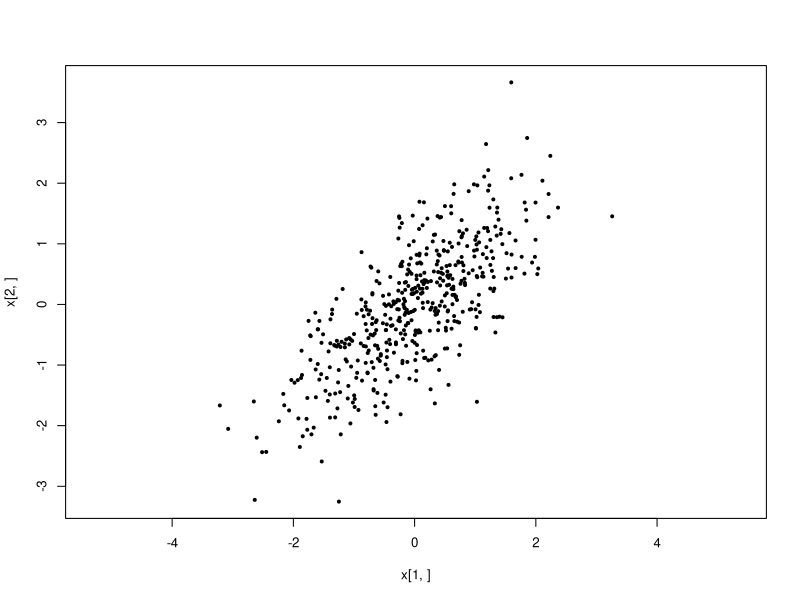
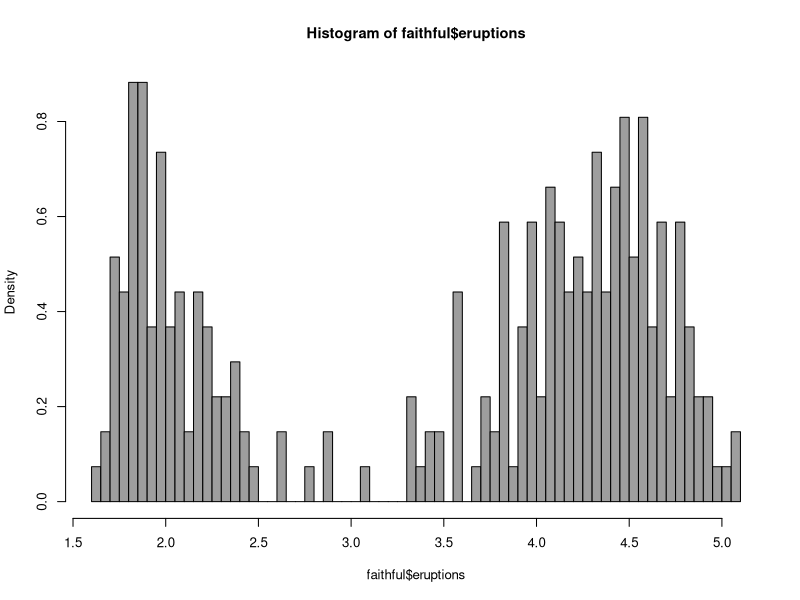
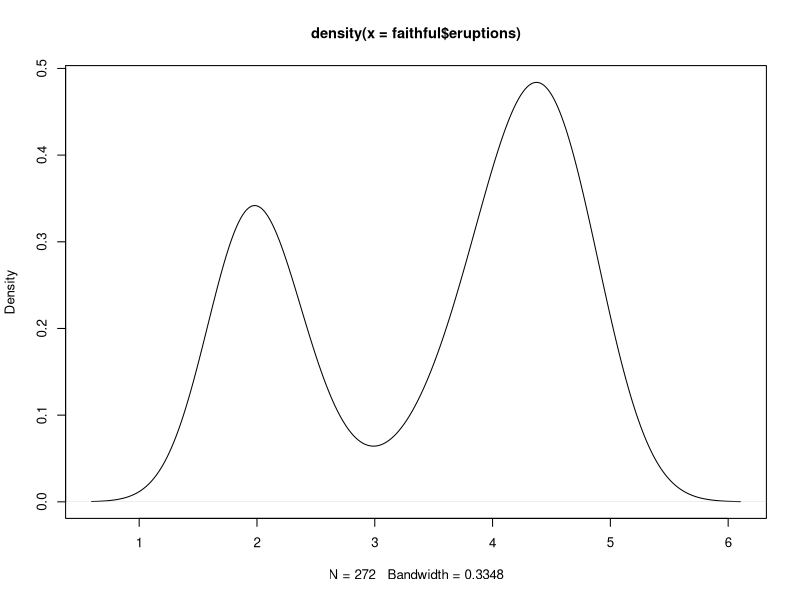
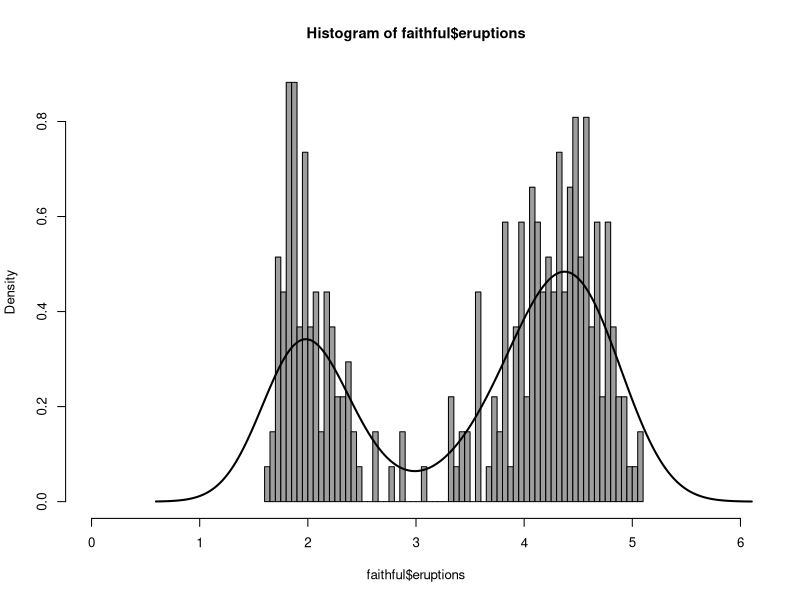
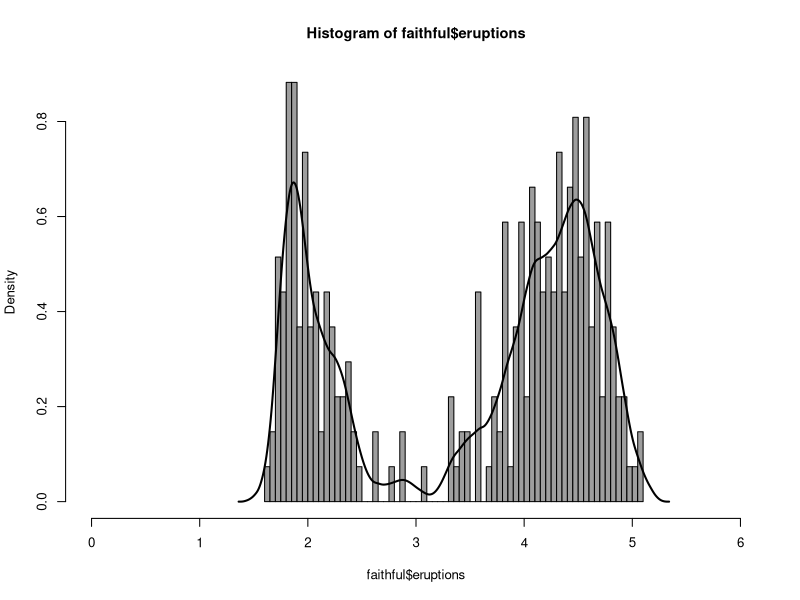
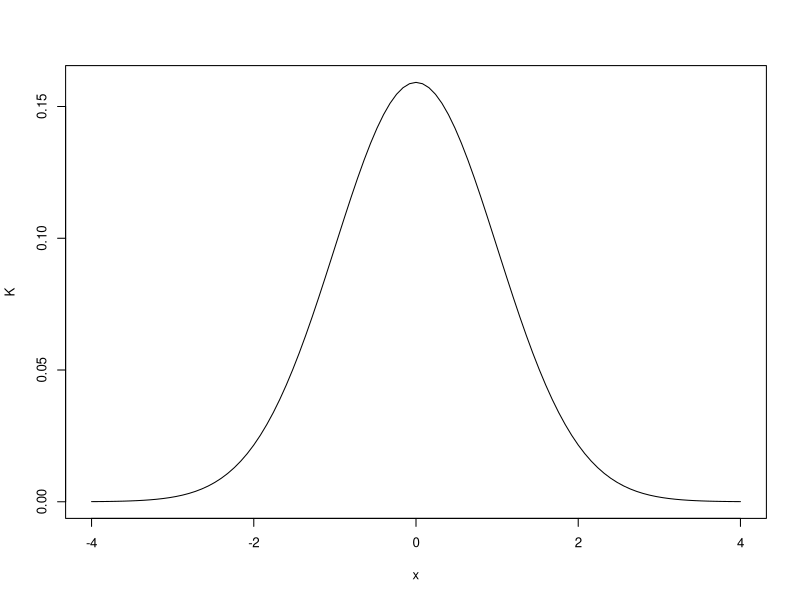
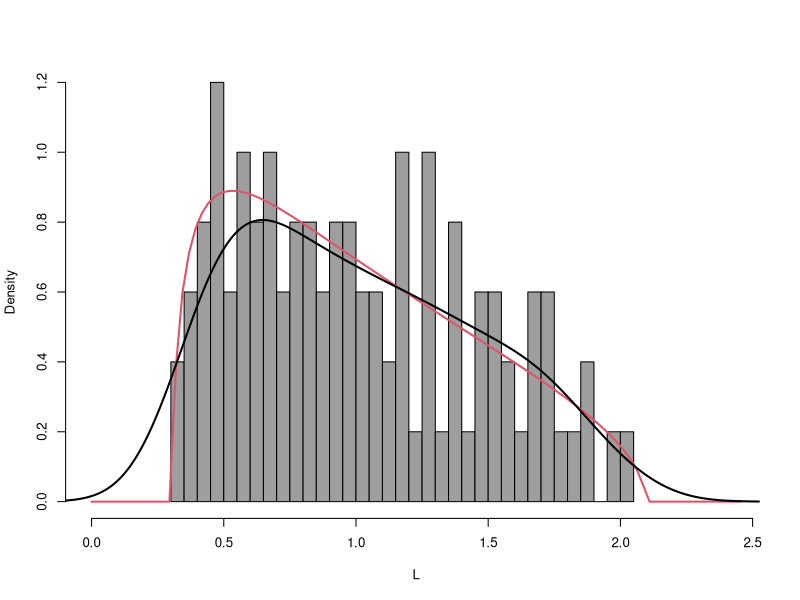
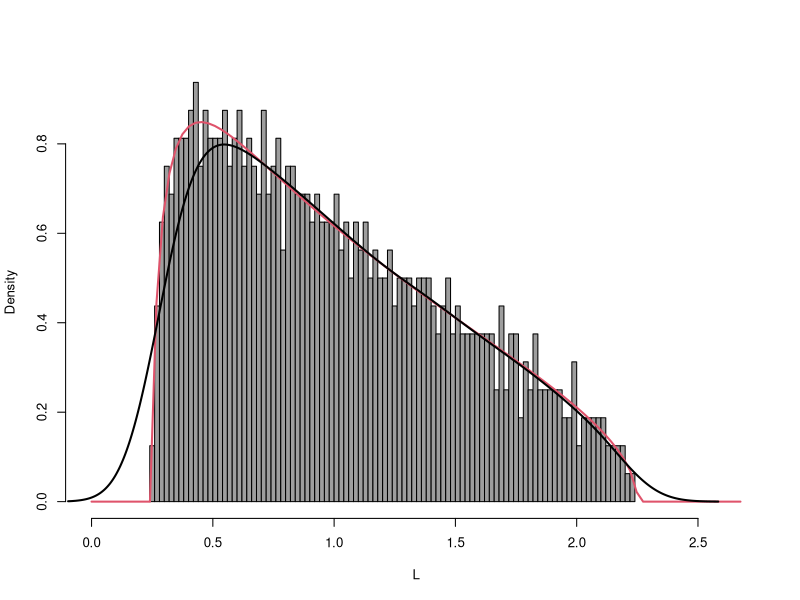

Recreate these plots in R, in order.
## ---- chunk 1
par(family="sans", cex=0.8, cex.axis=1.0, cex.lab=1.0, cex.main=1.1, cex.sub=1.0)
## ---- chunk 2
rho = 0.3
Tn = matrix(c(1, rho, rho^2, rho, 1, rho, rho^2, rho, 1), 3, 3)
Tn
## ---- chunk 3
pcor = function(rho, p) {
  Tn = matrix(0, p, p)
  for (i in 1:p) {
    for (j in 1:p) {
      Tn[i,j] = rho^abs(i-j)
    }
  }
  return(Tn)
}
## ---- chunk 4
Tn = pcor(rho, 3)
Tn
## ---- chunk 5
Q = chol(Tn)
## ---- chunk 6
Q
## ---- chunk 7
Q = chol(Tn, pivot=TRUE)
pivot = attr(Q, "pivot")
Q = Q[, order(pivot)]
## ---- chunk 8
Q
## ---- chunk 9
t(Q) %*% Q
## ---- chunk 10
Tn
## ---- chunk 11
diag(sqrt(eigen(Tn)$values))
## ---- chunk 12
eigs = eigen(Tn)
Q = eigs$vectors %*% diag(sqrt(eigs$values)) %*% solve(eigs$vectors)
## ---- chunk 13
Q
## ---- chunk 14
t(Q) %*% Q
## ---- chunk 15
Q %*% Q
## ---- chunk 16
p = 2
n = 500
X = matrix(rnorm(p*n), p, n)
## ---- chunk 17
rho = 0.7
Tn = pcor(rho, 2)
## ---- chunk 18
Tn
## ---- chunk 19
eigs = eigen(Tn)
Q = eigs$vectors %*% diag(sqrt(eigs$values)) %*% solve(eigs$vectors)
## ---- chunk 20
x = Q %*% X
## ---- chunk 21
dim(x)
## ---- chunk 22
plot(x[1,], x[2,], pch=19, cex=0.5,asp=1)
## ---- chunk 23
An = Q %*% X %*% t(X) %*% Q / (n-1)
An
## ---- chunk 24
Tn
## ---- chunk 25
dmp = function(x, y, sigma=1) {
  a = (1-sqrt(y))^2
  b = (1+sqrt(y))^2
  ifelse((x <= a) | (x >= b), 0, 
         suppressWarnings(sqrt((x - a) * (b - x))/(2 * pi * sigma * x * y)))
}
## ---- chunk 26
hist(faithful$eruptions, breaks=50, freq=FALSE, col=8)
## ---- chunk 27
d = density(faithful$eruptions)
plot(d)
## ---- chunk 28
hist(faithful$eruptions, breaks=50, freq=FALSE, col=8, xlim = c(0, 6))
lines(d, col=1, lwd=2)
## ---- chunk 29
hist(faithful$eruptions, breaks=50, freq=FALSE, col=8, xlim = c(0, 6))
d = density(faithful$eruptions, kernel="cosine", bw=0.08)
lines(d, col=1, lwd=2)
## ---- chunk 30
K = function(x) {
  exp(-x^2/2) / (2*pi)
}
## ---- chunk 31
plot(K, from =-4, to=4)
## ---- chunk 32
dmp = function(x, y, sigma=1) {
  a = (1-sqrt(y))^2
  b = (1+sqrt(y))^2
  ifelse((x <= a) | (x >= b), 0, 
         suppressWarnings(sqrt((x - a) * (b - x))/(2 * pi * sigma * x * y)))
}
## ---- chunk 33
p = 100
n = 500
X = matrix(rnorm(p*n), p, n)
Sn = X %*% t(X) / (n-1)
dim(Sn)
## ---- chunk 34
e=eigen(Sn)
L=e$values
## ---- chunk 35
d = density(L, bw="SJ", kernel="gaussian")
## ---- chunk 36
hist(L, breaks=50, xlim=c(0,1.2*max(L)), freq=FALSE, col=8, main='')
curve(dmp(x, y=p/n), from = 0, to = 1.2*max(L), lty=1, lw=2, col=2, add=TRUE)
lines(d, col=1, lwd=2)
## ---- chunk 37
p = 800
n = 3200
X = matrix(rnorm(p*n), p, n)
Sn = X %*% t(X) / (n-1)
L=eigen(Sn)$values
d = density(L, kernel="gaussian")

hist(L, breaks=100, xlim=c(0,1.2*max(L)), freq=FALSE, col=8, main='')
curve(dmp(x, y=p/n), from = 0, to = 1.2*max(L), lty=1, lw=2, col=2, add=TRUE)
lines(d, col=1, lwd=2)
## ---- chunk 38
p = 2*800
n = 2*3200
X = matrix(rnorm(p*n), p, n)
Sn = X %*% t(X) / n
L=eigen(Sn)$values
d = density(L, kernel="gaussian")

hist(L, breaks=50, xlim=c(0,1.2*max(L)), freq=FALSE, col=8, main='')
curve(dmp(x, y=p/n), from = 0, to = 1.2*max(L), lty=1, lw=2, col=2, add=TRUE)
lines(d, col=1, lwd=2)
## ---- chunk 39
p = 800
n = 3200
X = matrix(rnorm(p*n), p, n)
Sn = X %*% t(X) / n
L=eigen(Sn)$values
d = density(L, kernel="gaussian", bw="SJ")

hist(L, breaks=50, xlim=c(0.4,2.1), freq=FALSE, col=8, main='')
curve(dmp(x, y=p/n), from = 0.2, to = 2.1, lty=1, lw=2, col=2, add=TRUE)
lines(d, col=1, lwd=2)
## ---- chunk 40
p = 800
n = 3200
rho = 0.6 # correlation

Tn = pcor(rho, p) # population covar
X = matrix(rnorm(p*n), p, n)

# generate sqroot of Tn
eigs = eigen(Tn)
Q = eigs$vectors %*% diag(sqrt(eigs$values)) %*% solve(eigs$vectors)

# generate sample covariance
An = Q %*% X %*% t(X) %*% Q / (n-1)

# KDE of eigenvalues 
L=eigen(An)$values
d = density(L, kernel="gaussian", bw="SJ")

# plot histogram
hist(L, breaks=50, xlim=c(0,1.2*max(L)), freq=FALSE, col=8, main='')
curve(dmp(x, y=p/n), from = 0, to = 1.2*max(L), lty=1, lw=2, col=2, add=TRUE)
lines(d, col=1, lwd=2)
## ---- chunk 41
p = 5
Tn = matrix(rexp(p*p, 0.5), p, p)
Tn
## ---- chunk 42
p = 5
n = 3200
rho = 0.3 # correlation

X = matrix(rnorm(p*n), p, n)

# generate sqroot of Tn
eigs = eigen(Tn)
Q = eigs$vectors %*% diag(sqrt(eigs$values)) %*% solve(eigs$vectors)

Q = matrix(rexp(p*p, 0.5), p, p)

# generate sample covariance
An = Q %*% X %*% t(X) %*% Q / n

# KDE of eigenvalues 
L=abs(eigen(An)$values)
d = density(L, kernel="gaussian", bw="SJ")

# plot histogram
hist(L, breaks=50, xlim=c(0,1.2*max(L)), freq=FALSE, col=8, main='')
curve(dmp(x, y=p/n), from = 0, to = 1.2*max(L), lty=1, lw=2, col=2, add=TRUE)
lines(d, col=1, lwd=2)
## ---- chunk 43
abs(L)
